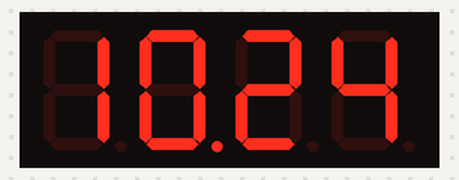
The sketch below on a simulated Arduino Uno, built with avr-gcc and run on an emulated ATmega328P. On the bench: 4-digit seven-segment display. The local clock reads 2024-03-15 10:24:30 at power-on unless the sketch sets it.

Above: at 1.1 s.
At 90.1 s:
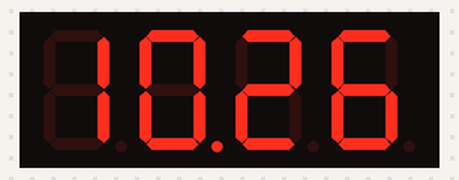

The sketch:

Kod.ino
```cpp
#include "SevSeg.h"
#include <virtuabotixRTC.h>
virtuabotixRTC Saat(A0, A1, A2);
SevSeg ekran;
unsigned long sure = millis();
void setup() {
  byte basamak = 4;
  byte digitPin[] = {2, 3, 4, 5};
  byte segmentPin[] = {6, 7, 8, 9, 10, 11, 12, 13};
  byte tur = COMMON_CATHODE; //COMMON_CATHODE veya COMMON_ANODE
  bool direnc = false;
  bool otosure = false;
  bool sifirlar = true;// Gizlemek için false yapınız.
  ekran.begin(tur, basamak, digitPin, segmentPin, direnc, otosure, sifirlar);
  ekran.setBrightness(90); //Ekran Parlaklığı
  // saniye, dakika, saat, haftanın günü, ayın günü, ay, yıl
  //Saat.setDS1302Time(50, 02, 21, 7, 7, 2, 2021);
}
void loop() {
  if (millis() - sure >= 1000) {
    sure = millis();
    Saat.updateTime(); // Saati Güncelle
    int saat = Saat.hours * 100 + Saat.minutes; //Saati Oku ve hesapla
    ekran.setNumber(saat, 2); //2.kısma nokta koyar
  }
  ekran.refreshDisplay();
}
```

Measured:
- what the display in image 0 shows lasts 29.0 s, from 1.0 s to 30.0 s
